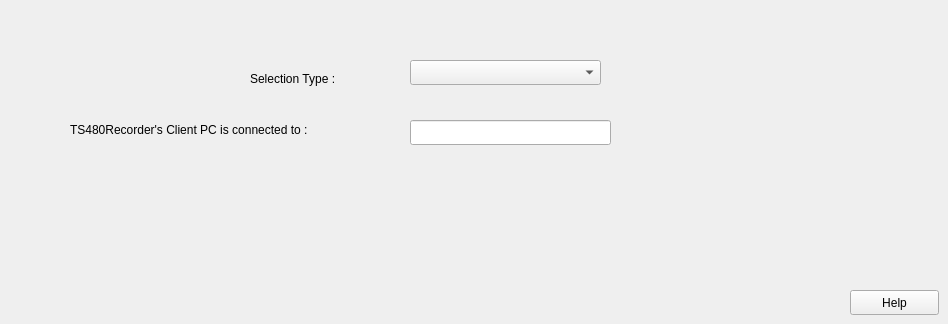
    <widget class="QWidget" name="Settings">
     <attribute name="title">
      <string>Settings</string>
     </attribute>
     <widget class="QPushButton" name="Help">
      <property name="geometry">
       <rect>
        <x>850</x>
        <y>290</y>
        <width>89</width>
        <height>25</height>
       </rect>
      </property>
      <property name="text">
       <string>Help</string>
      </property>
     </widget>
     <widget class="QLabel" name="label_12">
      <property name="geometry">
       <rect>
        <x>250</x>
        <y>70</y>
        <width>111</width>
        <height>17</height>
       </rect>
      </property>
      <property name="text">
       <string>Selection Type :</string>
      </property>
     </widget>
     <widget class="QLabel" name="label_13">
      <property name="geometry">
       <rect>
        <x>70</x>
        <y>120</y>
        <width>301</width>
        <height>20</height>
       </rect>
      </property>
      <property name="text">
       <string>TS480Recorder's Client PC is connected to :</string>
      </property>
     </widget>
     <widget class="QLineEdit" name="lineEdit_13">
      <property name="geometry">
       <rect>
        <x>410</x>
        <y>120</y>
        <width>201</width>
        <height>25</height>
       </rect>
      </property>
     </widget>
     <widget class="QComboBox" name="comboBox">
      <property name="geometry">
       <rect>
        <x>410</x>
        <y>60</y>
        <width>191</width>
        <height>25</height>
       </rect>
      </property>
     </widget>
    </widget>
